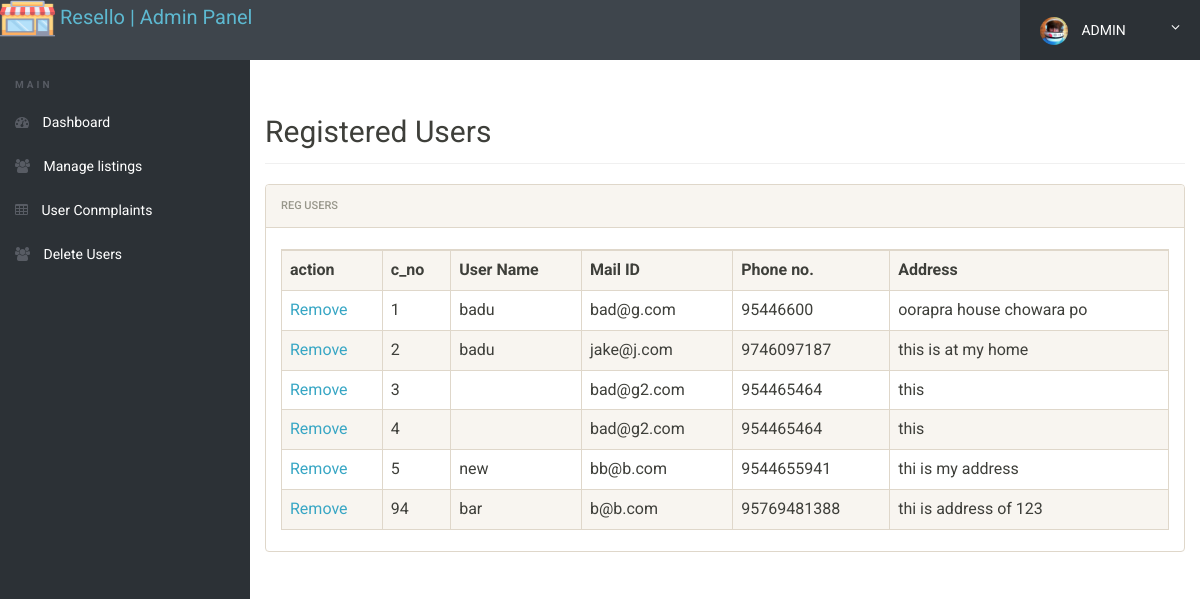
The app's page /reg-users.php, older data.
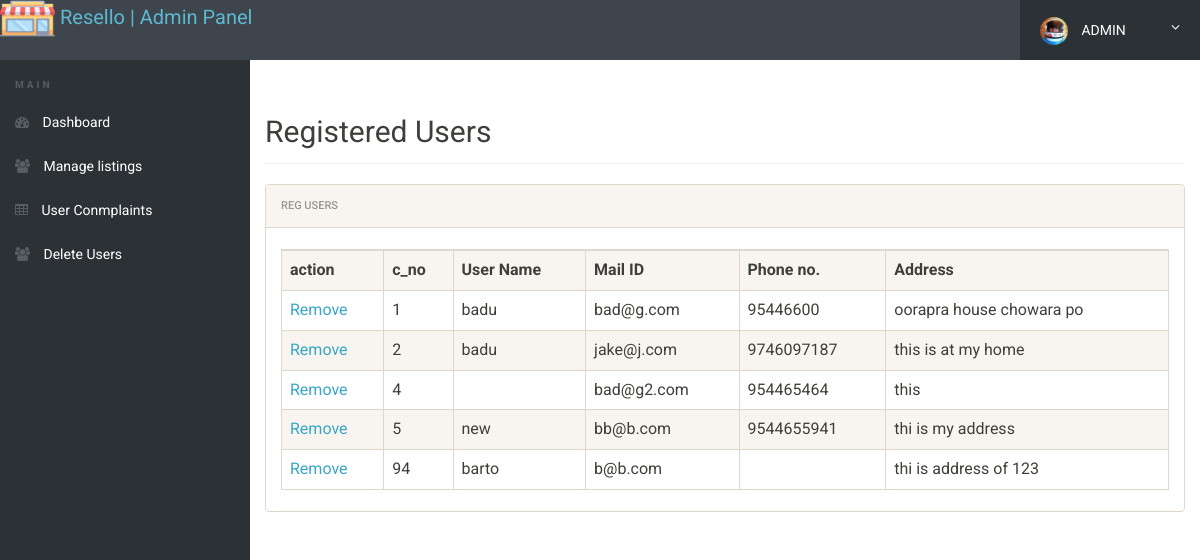
The same page, newer data.
### tables this page shows
CREATE TABLE `users` (
  `name` text NOT NULL,
  `email` text NOT NULL,
  `password` text NOT NULL,
  `Number` text NOT NULL,
  `address` text NOT NULL,
  `lat` float NOT NULL,
  `longi` float NOT NULL,
  `uid` int(11) NOT NULL
);

### reg-users.php (the view, shortened to what this page needs)
<!doctype html>
<html lang="en" class="no-js">
<head>
	<link rel="stylesheet" href="css/font-awesome.min.css">
	<link rel="stylesheet" href="css/bootstrap.min.css">
	<link rel="stylesheet" href="css/dataTables.bootstrap.min.css">
	<link rel="stylesheet" href="css/bootstrap-social.css">
	<link rel="stylesheet" href="css/bootstrap-select.css">
	<link rel="stylesheet" href="css/fileinput.min.css">
	<link rel="stylesheet" href="css/awesome-bootstrap-checkbox.css">
	<link rel="stylesheet" href="css/style.css">
</head>
<body>
	<?php include('includes/header.php');
	include 'con22.php';
	?>
	<div class="ts-main-content">
		<?php include('includes/leftbar.php');?>
		<div class="content-wrapper">
			<div class="container-fluid">
				<div class="row">
					<div class="col-md-12">
						<h2 class="page-title">Registered Users</h2>
						<div class="panel panel-default">
							<div class="panel-heading">Reg Users</div>
							<div class="panel-body">
							<?php
								$sql="SELECT * FROM `users` ";
								$result=mysqli_query($conn,$sql);
								if(true)
  								{
							?>
							<table id="zctb" class="display table table-striped table-bordered table-hover" cellspacing="0" width="100%">
									<tr>	<th>action</th>
  										<th>c_no</th>
  										<th>User Name</th>
  										<th>Mail ID</th>
 										<th>Phone no.</th>
  										<th>Address</th>
									</tr>
									<?php
  										while($row=mysqli_fetch_assoc($result))
  										{		?>
	 								 		<tr>	<td><a href="deleteuseradmin.php?id= <?php echo $row["uid"];  ?>"> Remove</a></td>
		  										<td><?php echo $row["uid"];?></td>
		 										<td><?php echo $row["name"];?></td>
		 										<td><?php echo $row["email"];?></td>
		  										<td><?php echo $row["Number"];?></td>
		  										<td><?php echo $row["address"];?></td>
											</tr>
											<?php
  										}
									}
									?>
							</table>
						</div>
						</div>
					</div>
				</div>
			</div>
		</div>
	</div>
</body>
</html>

Row changes from the older to the newer data that the page shows:
removed users: uid "3", email "bad@g2.com", Number "954465464", address "this"
changed users "b@b.com": name "bar" → "barto"; Number "95769481388" → (not shown)
